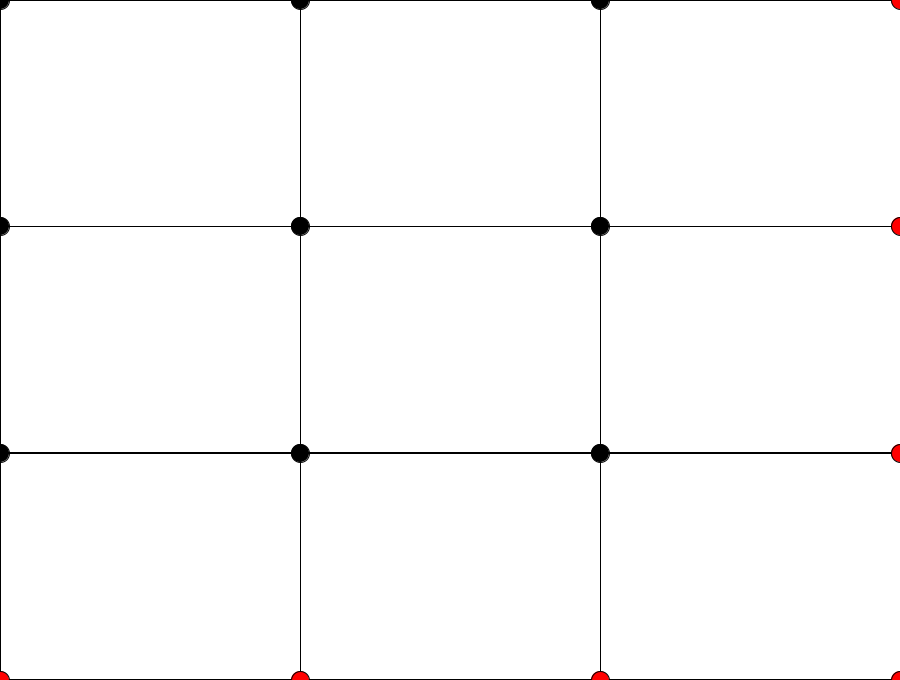
Frame 1 (no input)
Frame 60 (the mouse pressed at the canvas centre just before this capture): identical to frame 1, image omitted
Frame 120 (the mouse held since frame 60 and released just before this capture): identical to frame 1, image omitted

The Processing sketch that drew this single still picture (run headless with seeded random() and noise(); from frame 60 on, the mouse is pressed at the canvas centre):

// Processing sketch: HomeScreen
// ── HomeScreen.pde
//Global Varaibles
float rectWidth, rectHeight, ptDiameter;
color black=0, resetWhite=255, red=color(255, 0, 0); //Not night mode (lots of Blue)
//Points are organized by row and actually ... hint-hint ... value
float ptX1, ptY1, ptX2, ptY2, ptX3, ptY3, ptX4, ptY4; //Organized pts into rows
float ptX5, ptY5, ptX6, ptY6, ptX7, ptY7, ptX8, ptY8; //Notice of the patterns of the rows
float ptX9, ptY9, ptX10, ptY10, ptX11, ptY11, ptX12, ptY12;
float ptX13, ptY13, ptX14, ptY14, ptX15, ptY15, ptX16, ptY16;
//
void setup()
{
  size(900, 680); //fullScreen(); //displayWidth, displayHeight
  displayOrientation();
  //
  //Population
  rectWidth = appWidth*1/3;
  rectHeight = appHeight*1/3;
  ptDiameter = appWidth*1/50;
  ptX1 = appWidth*0;
  ptY1 = appHeight*0;
  ptX2 = appWidth*1/3;
  ptY2 = ptY1;
  ptX3 = appWidth*2/3;
  ptY3 = ptY1;
  ptX4 = appWidth*3/3;
  ptY4 = ptY1;
  ptX5 = ptX1;
  ptY5 = appHeight*1/3;
  ptX6 = ptX2;
  ptY6 = ptY5;
  ptX7 = ptX3;
  ptY7 = ptY5;
  ptX8 = ptX4;
  ptY8 = ptY5;
  ptX9 = ptX1;
  ptY9 = appHeight*2/3;
  ptX10 = ptX2;
  ptY10 = ptY9;
  ptX11 = ptX3;
  ptY11 = ptY9;
  ptX12 = ptX4;
  ptY12 = ptY9;
  ptX13 = ptX1;
  ptY13 = appHeight*3/3;
  ptX14 = ptX2;
  ptY14 = ptY13;
  ptX15 = ptX3;
  ptY15 = ptY13;
  ptX16 = ptX4;
  ptY16 = ptY13;
  //
}//End setup
//
void draw()
{
  //Rectangles matrix must be 3 by 3
  rect(ptX1, ptY1, rectWidth, rectHeight);
  rect(ptX2, ptY2, rectWidth, rectHeight);
  rect(ptX3, ptY3, rectWidth, rectHeight);
  rect(ptX5, ptY5, rectWidth, rectHeight);
  rect(ptX6, ptY6, rectWidth, rectHeight);
  rect(ptX7, ptY7, rectWidth, rectHeight);
  rect(ptX9, ptY9, rectWidth, rectHeight);
  rect(ptX10, ptY10, rectWidth, rectHeight);
  rect(ptX11, ptY11, rectWidth, rectHeight);
  //
  //Starting pts for rect() must be 1-9 & filled black
  fill(black);
  ellipse(ptX1, ptY1, ptDiameter, ptDiameter);
  ellipse(ptX2, ptY2, ptDiameter, ptDiameter);
  ellipse(ptX3, ptY3, ptDiameter, ptDiameter);
  ellipse(ptX5, ptY5, ptDiameter, ptDiameter);
  ellipse(ptX6, ptY6, ptDiameter, ptDiameter);
  ellipse(ptX7, ptY7, ptDiameter, ptDiameter);
  ellipse(ptX9, ptY9, ptDiameter, ptDiameter);
  ellipse(ptX10, ptY10, ptDiameter, ptDiameter);
  ellipse(ptX11, ptY11, ptDiameter, ptDiameter);
  fill(resetWhite); //Best Practice
  //
  //Points for all other ellipses must be red
  fill(red);
  ellipse(ptX4, ptY4, ptDiameter, ptDiameter);
  ellipse(ptX8, ptY8, ptDiameter, ptDiameter);
  ellipse(ptX12, ptY12, ptDiameter, ptDiameter);
  ellipse(ptX13, ptY13, ptDiameter, ptDiameter);
  ellipse(ptX14, ptY14, ptDiameter, ptDiameter);
  ellipse(ptX15, ptY15, ptDiameter, ptDiameter);
  ellipse(ptX16, ptY16, ptDiameter, ptDiameter);
  fill(resetWhite); //Best Practice
  //
}//End draw
//
void keyPressed() {
}//End keyPressed
//
void mousePressed() {
}//End mousePressed
//
//End MAIN Program

// ── Display.pde
int appWidth, appHeight;
//
void displayOrientation() {
  //Display Orientation: Landscape, not portrait nor square
  println (width, height, displayWidth, displayHeight);
  //Swap display key variables for testing
  appWidth = width; //displayWidth
  appHeight = height; //displayHeight
  //With Strings, easier to print to console or canvas
  String ls="Landscape or Square", p="portrait", DO="Display Orientation:", instruct="TURN OFF YA PHONE!";
  String orientation = ( appWidth >= appHeight ) ? ls : p ; //Ternary Operator, repeats IF-ELSE to populate var
  println ( DO, orientation );
  //if ( orientation==p ) println(instruct); //Testing the orientation variable
  if (orientation==ls) {
    println("Ready to Go");
  } else { //Break our app if not landscape
    println(instruct);
    appWidth*=0; //appWidth = appWidth*0
    appHeight*=0;
  } 
  println("App Geometry is:", "\tApp Width:", appWidth, "\t\tApp Height:", appHeight);
}//End displayOrientation
